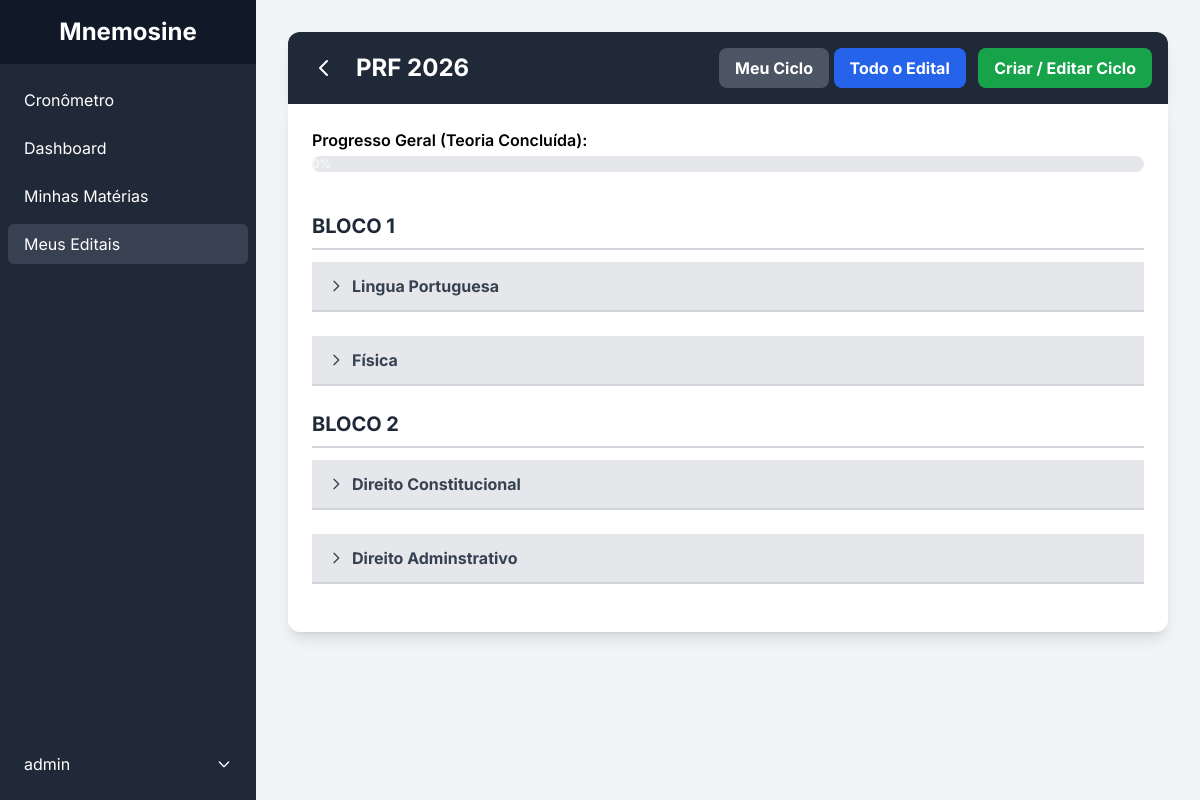
/edital/4/ (signed in), run on the app's committed database.
### edital/models.py (models this page shows, shortened)
class Edital(models.Model):
    usuario = models.ForeignKey(User, on_delete=models.CASCADE, related_name='editais')
    nome = models.CharField(max_length=200)
    conteudo_bruto = models.TextField(help_text="O texto completo colado pelo usuário para referência.")
    criado_em = models.DateTimeField(auto_now_add=True)

class Bloco(models.Model):
    edital = models.ForeignKey(Edital, on_delete=models.CASCADE, related_name='blocos')
    nome = models.CharField(max_length=100)
    ordem = models.PositiveIntegerField(default=0)
    class Meta:
        ordering = ['ordem']

class Materia(models.Model):
    bloco = models.ForeignKey(Bloco, on_delete=models.CASCADE, related_name='materias')
    nome = models.CharField(max_length=200)
    ordem = models.PositiveIntegerField(default=0)
    class Meta:
        ordering = ['ordem']

### edital/views.py (the view)
# urls.py: path('<int:edital_id>/', views.edital_detail_view, name='edital_detail'),
@login_required
def edital_detail_view(request, edital_id):
    edital = get_object_or_404(Edital, id=edital_id, usuario=request.user)
    ciclo, _ = Ciclo.objects.get_or_create(edital=edital, usuario=request.user)
    materias_do_ciclo = ciclo.materias.values_list('id', flat=True)
    progressos = Progresso.objects.filter(usuario=request.user, topico__materia__bloco__edital=edital)
    progresso_map = {p.topico.id: p for p in progressos}
    context = {
        'edital': edital,
        'materias_do_ciclo': list(materias_do_ciclo),
        'progresso_map': progresso_map
    }
    return render(request, 'edital/edital_detail.html', context)

### edital/templatetags/edital_extras.py (called while the page is built)
@register.filter
def get_item(dictionary, key):
    return dictionary.get(key)

### edital/templates/edital/edital_detail.html (shortened to what this page needs)
{% extends 'dashboard/base.html' %}
{% load static %}
{% load edital_extras %}
{% block content %}
<div class="p-4 sm:p-6 md:p-8">
    <header class="bg-gray-800 text-white p-4 rounded-t-xl flex justify-between items-center shadow-lg">
        <div class="flex items-center">
            <a href="{% url 'edital:edital_list' %}" class="text-white hover:bg-gray-700 p-2 rounded-full mr-3">
                <svg xmlns="http://www.w3.org/2000/svg" class="h-6 w-6" fill="none" viewBox="0 0 24 24" stroke="currentColor"><path stroke-linecap="round" stroke-linejoin="round" stroke-width="2" d="M15 19l-7-7 7-7" /></svg>
            </a>
            <h1 class="text-2xl font-bold">{{ edital.nome }}</h1>
        </div>
        <div>
            <button id="meu-ciclo-btn" class="bg-gray-600 hover:bg-gray-500 font-bold py-2 px-4 rounded-lg">Meu Ciclo</button>
            <button id="todo-edital-btn" class="bg-blue-600 hover:bg-blue-500 font-bold py-2 px-4 rounded-lg">Todo o Edital</button>
            <button id="open-cycle-modal-btn" class="bg-green-600 hover:bg-green-500 font-bold py-2 px-4 rounded-lg ml-2">Criar / Editar Ciclo</button>
        </div>
    </header>
    <main class="bg-white p-4 sm:p-6 rounded-b-xl shadow-lg">
        <div class="mb-4">
            <p class="font-semibold">Progresso Geral (Teoria Concluída):</p>
            <div class="w-full bg-gray-200 rounded-full h-4 mt-1">
                <div id="progress-bar" class="bg-green-500 h-4 rounded-full text-xs text-white text-center" style="width: 0%;">0%</div>
            </div>
        </div>
        <div id="edital-container" class="overflow-x-auto">
        {% for bloco in edital.blocos.all %}
            <h2 class="text-xl font-bold text-gray-800 mt-6 mb-3 pb-2 border-b-2 border-gray-300">{{ bloco.nome }}</h2>
            {% for materia in bloco.materias.all %}
            <div class="materia-container" data-materia-id="{{ materia.id }}">
                <table class="min-w-full bg-white mb-6">
                    <thead>
                        <tr class="bg-gray-200 border-b-2 border-gray-300">
                            <th colspan="7" class="px-4 py-3 text-left text-md font-bold text-gray-700 cursor-pointer materia-header">
                                <div class="flex items-center">
                                    <svg class="w-4 h-4 mr-2 arrow" xmlns="http://www.w3.org/2000/svg" fill="none" viewBox="0 0 24 24" stroke="currentColor"><path stroke-linecap="round" stroke-linejoin="round" stroke-width="2" d="M9 5l7 7-7 7" /></svg>
                                    {{ materia.nome }}
                                </div>
                            </th>
                        </tr>
                    </thead>
                </table>
            </div>
            {% endfor %}
        {% endfor %}
        </div>
    </main>
</div>
{% endblock %}

### dashboard/templates/dashboard/base.html (shortened to what this page needs)
<!DOCTYPE html>
<html lang="pt-BR">
<head>
    <script src="https://cdn.tailwindcss.com"></script>
</head>
<body class="bg-gray-100">
<div class="flex min-h-screen">
    {% if user.is_authenticated %}
    <div class="hidden md:flex flex-col w-64 bg-gray-800 text-white">
        <div class="flex items-center justify-center h-16 bg-gray-900">
            <h1 class="text-2xl font-bold">Mnemosine</h1>
        </div>
        <div class="flex flex-col flex-1 overflow-y-auto">
            <nav class="flex-1 px-2 py-4">
                <a href="{% url 'home' %}" class="flex items-center px-4 py-2 rounded-md hover:bg-gray-700 {% if request.resolver_match.url_name == 'home' %}bg-gray-700{% endif %}">
                    <span>Cronômetro</span>
                </a>
                <a href="{% url 'dashboard' %}" class="flex items-center px-4 py-2 mt-2 rounded-md hover:bg-gray-700 {% if request.resolver_match.url_name == 'dashboard' %}bg-gray-700{% endif %}">
                    <span>Dashboard</span>
                </a>
                <a href="{% url 'listar_materias' %}" class="flex items-center px-4 py-2 mt-2 rounded-md hover:bg-gray-700 {% if request.resolver_match.url_name == 'listar_materias' %}bg-gray-700{% endif %}">
                    <span>Minhas Matérias</span>
                </a>
                <a href="{% url 'edital:edital_list' %}" class="flex items-center px-4 py-2 mt-2 rounded-md hover:bg-gray-700 {% if 'edital' in request.resolver_match.app_names %}bg-gray-700{% endif %}">
                    <span>Meus Editais</span>
                </a>
            </nav>
        </div>
         <div class="px-2 py-4" x-data="{ open: false }">
            <div @click="open = !open" class="cursor-pointer flex items-center justify-between px-4 py-2 rounded-md hover:bg-gray-700">
                <span>{{ user.username }}</span>
                <svg class="h-4 w-4" :class="{'rotate-180': open}" fill="none" viewBox="0 0 24 24" stroke="currentColor"><path stroke-linecap="round" stroke-linejoin="round" stroke-width="2" d="M19 9l-7 7-7-7" /></svg>
            </div>
        </div>
    </div>
    {% endif %}
    <main class="flex-1">
        {% block content %}{% endblock %}
    </main>
</div>
</body>
</html>

### dashboard/templates/dashboard/base.html (style rules this page uses)
body { font-family: 'Inter', sans-serif; }

### data on the page
Edital: nome "PRF 2026"
Bloco: nome "BLOCO 1"
Materia: nome "Lingua Portuguesa"
Materia: nome "Física"
Bloco: nome "BLOCO 2"
Materia: nome "Direito Constitucional"
Materia: nome "Direito Adminstrativo"

### other printed values
{{ user.username }} "admin"
